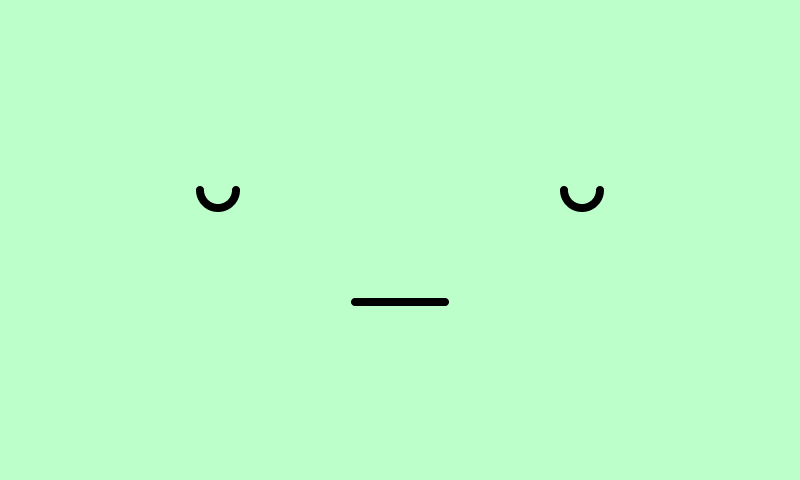
#> input picture faces/idle/idle 01.png, 800 x 480 px
$ python generar_caras_musica.py
#> lines starting #> are read from the running program, lines starting #| are printed output that depends on the picture
"""Genera las caras animadas de música a partir de las caras originales de Be More Agent.

No dibuja una cara nueva: recorta las piezas reales de las imágenes originales (ojos y bocas de
faces/listening, faces/speaking y faces/capturing) y las recombina con movimiento, más notas
musicales dibujadas con el mismo trazo y colores (verde de la nariz de «capturing» y contorno
negro). Las imágenes originales no se modifican.

    venv/bin/python tools/generar_caras_musica.py      # escribe faces/music_*/

Animaciones:
    music_dance  bailando: ojos felices ^ ^, sonrisa; la cara se balancea y rebota
    music_sing   cantando: ojos felices, bocas de «speaking» alternadas, notas que salen de la boca
    music_vibe   disfrutando: ojos de punto que miran a los lados, cabeza inclinada, notas flotando
    music_wow    emocionado: ojos brillantes de «capturing», boca abierta, saltitos
"""
from __future__ import annotations

import math
import os
import shutil

import numpy as np
from PIL import Image, ImageDraw

ROOT = os.path.dirname(os.path.dirname(os.path.abspath(__file__)))
FACES = os.path.join(ROOT, "faces")
W, H = 800, 480
CENTER = (400, 240)
INK = (0, 0, 0, 255)
SS = 3  # supermuestreo para dibujar las notas con bordes suaves


def load(rel: str) -> Image.Image:
#> called with rel = 'idle/idle 01.png'
    return Image.open(os.path.join(FACES, rel)).convert("RGB")


BASE = load("idle/idle 01.png")
BG = BASE.getpixel((5, 5))                       # (189, 255, 203)
#> BG = (189, 255, 203)
NOTE_GREEN = load("capturing/capturing 01.png").getpixel((400, 304))  # verde de la nariz
#> call 2 of load, with rel = 'capturing/capturing 01.png'
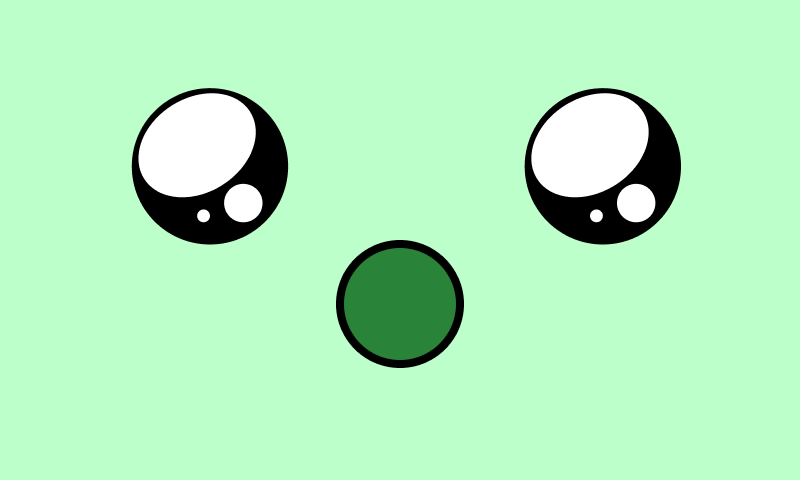
#> input picture faces/capturing/capturing 01.png, 800 x 480 px
#> NOTE_GREEN = (41, 131, 57)


def piece(rel: str, box: tuple[int, int, int, int]) -> Image.Image:
    """Recorte RGBA de una pieza: la opacidad sale de cuánto se aparta cada píxel del fondo,
    así el antialiasing original se conserva al moverla sobre el mismo fondo."""
#> called with rel = 'listening/listen 01.png', box = (195, 167, 241, 213)
    im = load(rel).crop(box)
#> call 3 of load, with rel = 'listening/listen 01.png'
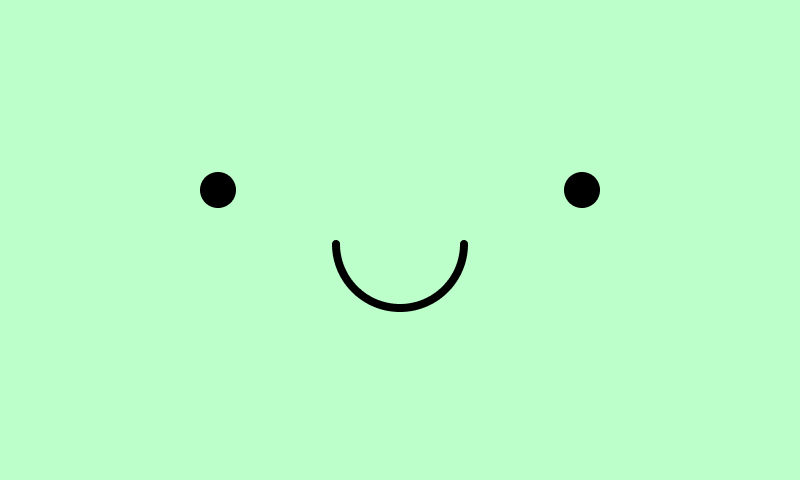
#> input picture faces/listening/listen 01.png, 800 x 480 px
    a = np.asarray(im).astype(int)
    diff = np.abs(a - np.array(BG)).max(axis=2)
#> diff: shape (46, 46) int64; 17 distinct labels, from 0 to 255
    alpha = np.clip(diff * 255 // 60, 0, 255).astype(np.uint8)
    rgba = np.dstack([np.asarray(im), alpha])
    return Image.fromarray(rgba, "RGBA")


# Coordenadas (x0, y0, x1, y1) medidas en las imágenes originales de 800×480.
P = {
    "dot_l": ("listening/listen 01.png", (195, 167, 241, 213)),
    "dot_r": ("listening/listen 01.png", (559, 167, 605, 213)),
    "happy_l": ("listening/listen 02.png", (195, 167, 241, 204)),
    "happy_r": ("listening/listen 02.png", (559, 167, 605, 204)),
    "smile": ("listening/listen 01.png", (327, 235, 473, 317)),
    "open": ("speaking/speaking 02.png", (307, 235, 469, 322)),
    "open_smile": ("speaking/speaking 03.png", (327, 234, 473, 317)),
    "star_l": ("capturing/capturing 01.png", (126, 83, 293, 250)),
    "star_r": ("capturing/capturing 01.png", (519, 83, 686, 250)),
}
PIECES = {k: (piece(rel, box), box[:2]) for k, (rel, box) in P.items()}
#> call 3 of piece, with rel = 'listening/listen 02.png', box = (195, 167, 241, 204)
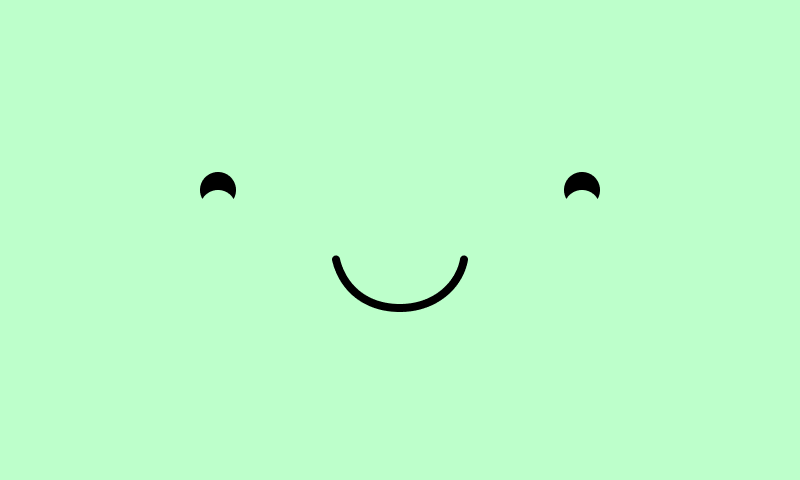
#> input picture faces/listening/listen 02.png, 800 x 480 px
#> in piece (call 3), `diff = np.abs(a - np.array(BG)).max(axis=2)`:
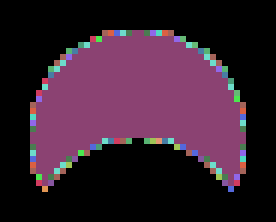
#> diff: shape (37, 46) int64 (shown 6 times larger); 19 distinct labels, from 0 to 255; one colour per label, 0 black
#> in piece (call 5), `im = load(rel).crop(box)`:
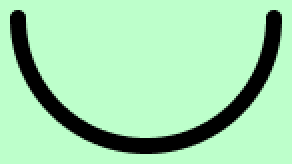
#> im: PIL image 146x82 RGB (shown 2 times larger); mean R, G, B 162.8, 219.7, 174.9
#> in piece (call 5), `diff = np.abs(a - np.array(BG)).max(axis=2)`:
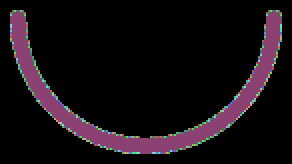
#> diff: shape (82, 146) int64 (shown 2 times larger); 23 distinct labels, from 0 to 255; one colour per label, 0 black
#> in piece (call 5), `rgba = np.dstack([np.asarray(im), alpha])`:
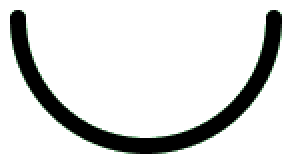
#> rgba: shape (82, 146, 4) (shown 2 times larger); mean R, G, B, A 162.8, 219.7, 174.9, 38.6; transparent parts drawn white
#> (the run stopped early here; a loop or call above may not have finished)
